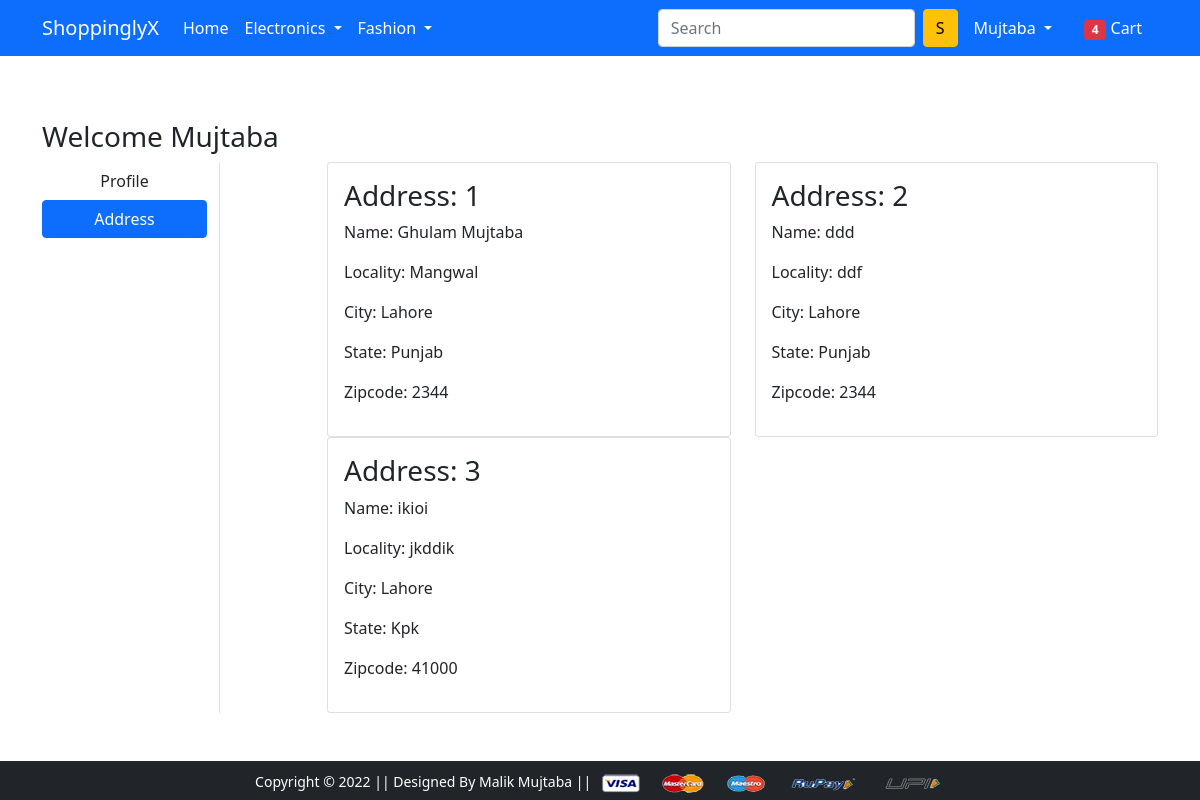
The page /address/ (signed in) on the database its author committed.
### app/models.py (models this page shows, shortened)
class Customer(models.Model):
    user = models.ForeignKey(User, on_delete=models.CASCADE)
    name = models.CharField(max_length=200)
    locality = models.CharField(max_length=200)
    city = models.ForeignKey(City, on_delete=models.CASCADE)
    zipcode = models.PositiveIntegerField()
    state = models.ForeignKey(State, on_delete=models.CASCADE)

class City(models.Model):
    state = models.ForeignKey(State, on_delete=models.CASCADE)
    city = models.CharField(max_length=50)
    def __str__(self):
        return self.city

class State(models.Model):
    state = models.CharField(max_length=100)
    def __str__(self):
        return self.state

### app/views.py (the view)
# urls.py: path('address/', views.address, name='address'),
@login_required
def address(request):
    add = Customer.objects.filter(user=request.user)
    return render(request, 'app/address.html', {'add': add, 'active': 'btn-primary'})

### app/templates/app/address.html (shortened to what this page needs)
{% extends 'app/base.html' %}
{% load static %}
{% block main-content %}
<div class="container my-5">
 <div class="row">
 <h3 class="mt-3">Welcome {{request.user|capfirst}}</h3>
  <div class="col-sm-2 border-end">
   <ul class="list-unstyled">
    <li class="d-grid"><a href="{% url 'profile' %}" class="btn">Profile</a></li>
    <li class="d-grid"><a href="{% url 'address' %}" class="btn {{active}}">Address</a></li>
   </ul>
  </div>
  <div class="col-sm-9 offset-sm-1">
   <div class="row">
    {% for ad in add %}
    <div class="col-sm-6">
     <div class="card">
      <div class="card-body">
       <h3>Address: {{forloop.counter}}</h3>
       <p>Name: {{ad.name}}</p>
       <p>Locality: {{ad.locality}}</p>
       <p>City: {{ad.city}}</p>
       <p>State: {{ad.state}}</p>
       <p>Zipcode: {{ad.zipcode}}</p>
      </div>
     </div>
    </div>
    {% endfor %}
   </div>
  </div>
 </div>
</div>
{% endblock main-content %}

### app/templates/app/base.html (shortened to what this page needs)
<!doctype html>
{% load static %}
<html lang="en">
  <head>
        <link href="https://cdn.jsdelivr.net/npm/bootstrap@5.0.2/dist/css/bootstrap.min.css" rel="stylesheet">
    <link rel="stylesheet" href="{% static 'app/css/owl.carousel.min.css' %}">
    <link rel="stylesheet" href="{% static 'app/css/all.min.css' %}">
    <link rel="stylesheet" href="{% static 'app/css/style.css' %}">
  </head>
  <body>
    <nav class="navbar navbar-expand-lg navbar-dark bg-primary">
     <div class="container">
       <a class="navbar-brand" href="{% url 'home' %}">ShoppinglyX</a>
       <div class="collapse navbar-collapse" id="navbarSupportedContent">
         <ul class="navbar-nav me-auto mb-2 mb-lg-0">
           <li class="nav-item">
             <a class="nav-link active" aria-current="page" href="{% url 'home' %}">Home</a>
           </li>
             <li class="nav-item dropdown">
             <a class="nav-link dropdown-toggle text-white" href="#" id="electronicsDropdown" role="button" data-bs-toggle="dropdown" aria-expanded="false">
               Electronics
             </a>
           </li>
           <li class="nav-item dropdown">
             <a class="nav-link dropdown-toggle text-white" href="#" id="fashionDropdown" role="button" data-bs-toggle="dropdown" aria-expanded="false">
               Fashion
             </a>
           </li>
         </ul></div>
         <form class="d-flex" action="{% url 'search' %}" method="get">
           <input class="form-control me-2" type="search" placeholder="Search" aria-label="Search" name="query">
           <button class="btn btn-warning" type="submit">S</button>
         </form>
         <div>
          <ul class="navbar-nav me-auto mb-2 mb-lg-0">
              {% if request.user.is_authenticated %}
           <li class="nav-item dropdown mx-2">
              <a class="nav-link dropdown-toggle text-white" href="#" id="profileDropdown" role="button" data-bs-toggle="dropdown" aria-expanded="false">
                {{request.user|capfirst}}
              </a>
            </li>
            <li class="nav-item mx-2">
             <a href="{% url 'show-cart' %}" class="nav-link text-white"><span class="badge bg-danger">4</span> Cart </a>
            </li>
              {% endif %}
          </ul>
         </div>
       </div>
    </nav>
    {% block main-content %} {% endblock main-content %}
    <footer class="container-fluid bg-dark text-center p-2 mt-5">
        <small class="text-white">Copyright &copy; 2022 || Designed By Malik Mujtaba || </small>
        <img src="{% static 'app/images/payment.png' %}" alt="" srcset="" class="img-fluid" height="2px">
    </footer>
  </body>
</html>

### rows shown on the page
Customer: name "Ghulam Mujtaba", locality "Mangwal", city "Lahore", state "Punjab", zipcode "2344"
Customer: name "ddd", locality "ddf", city "Lahore", state "Punjab", zipcode "2344"
Customer: name "ikioi", locality "jkddik", city "Lahore", state "Kpk", zipcode "41000"

### other values the page prints
{{ request.user|capfirst }} "Mujtaba"
